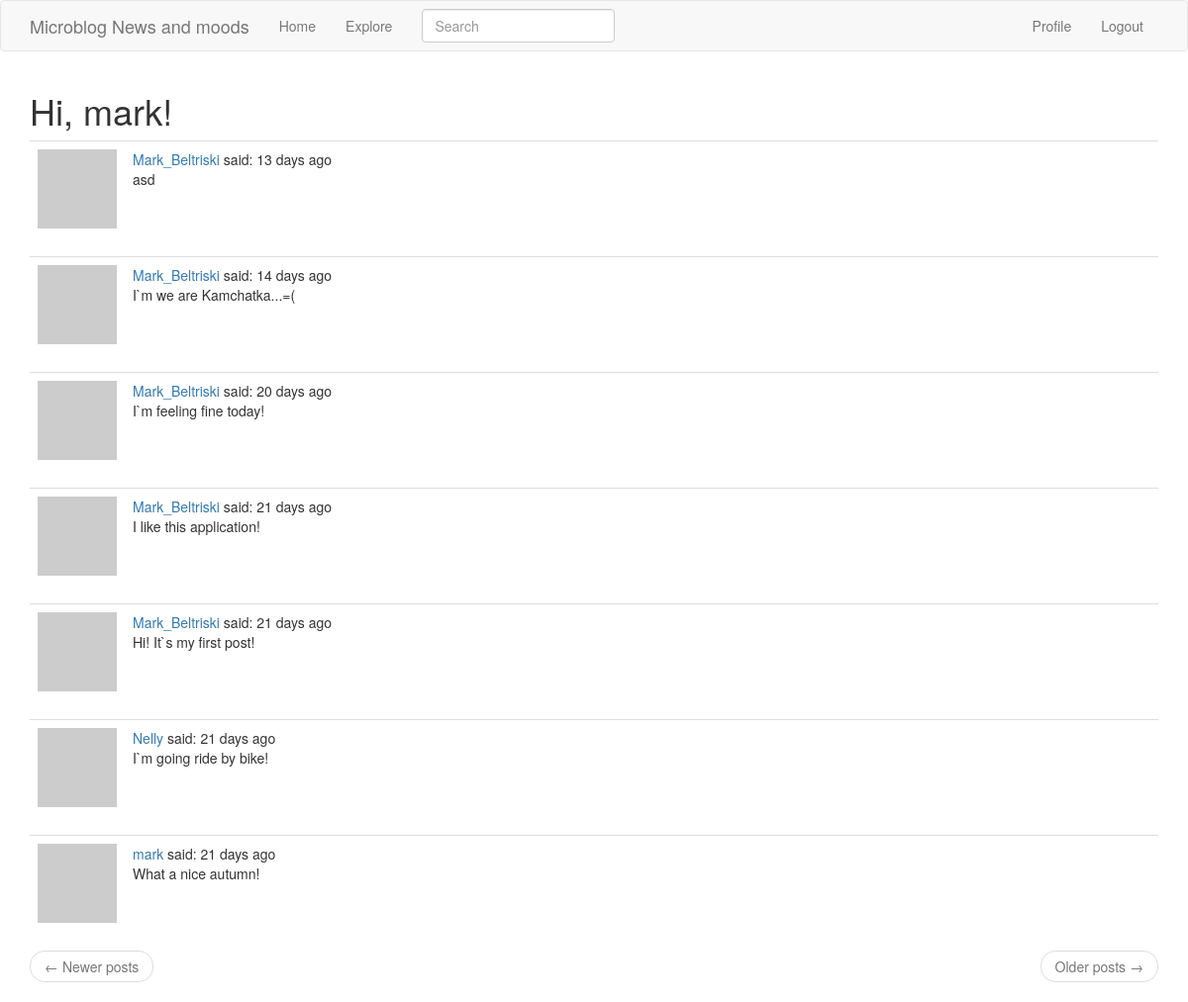
The page /explore (signed in) on the database as committed earlier.
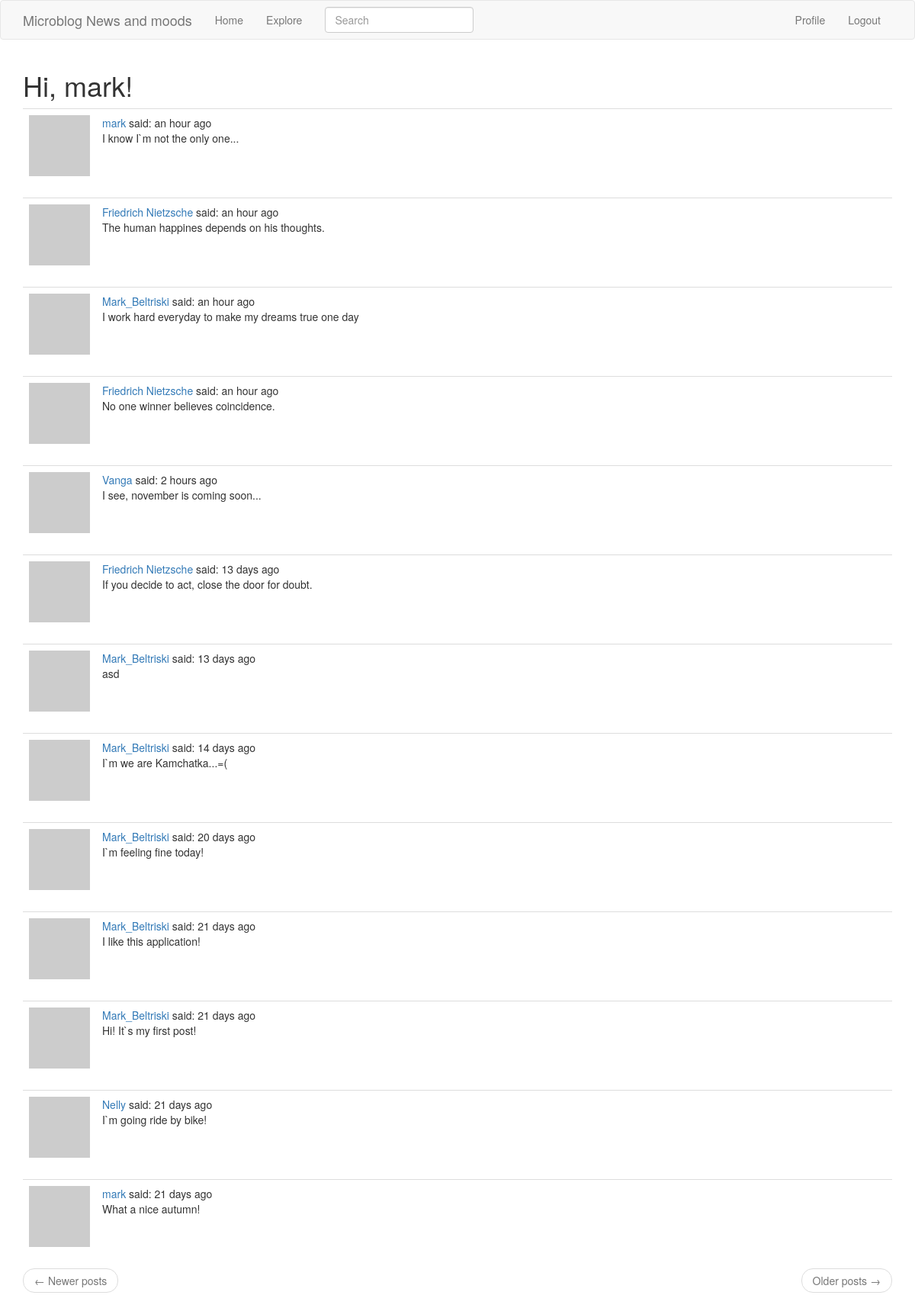
The same page on the database as committed later.
### app/models.py (models this page shows, shortened)
class User(UserMixin, db.Model):
    id = db.Column(db.Integer, primary_key=True)
    username = db.Column(db.String(64), index=True, unique=True)
    email = db.Column(db.String(120), index=True, unique=True)
    password_hash = db.Column(db.String(128))
    posts = db.relationship('Post', backref='author', lazy='dynamic')
    about_me = db.Column(db.String(140))
    last_seen = db.Column(db.DateTime, default=datetime.utcnow)
    followed = db.relationship(
        'User', secondary=followers,
        primaryjoin=(followers.c.follower_id == id),
        secondaryjoin=(followers.c.followed_id == id),
        backref=db.backref('followers', lazy='dynamic'), lazy='dynamic')
    def avatar(self, size):
        digest = md5(self.email.lower().encode('utf-8')).hexdigest()
        return 'https://www.gravatar.com/avatar/{}?d=identicon&s={}'.format(
            digest, size)

class SearchableMixin(object):
    @classmethod
    def before_commit(cls, session):
        session._changes = {
            'add': list(session.new),
            'update': list(session.dirty),
            'delete': list(session.deleted)
        }
    @classmethod
    def after_commit(cls, session):
        for obj in session._changes['add']:
            if isinstance(obj, SearchableMixin):
                add_to_index(obj.__tablename__, obj)
        for obj in session._changes['update']:
            if isinstance(obj, SearchableMixin):
                add_to_index(obj.__tablename__, obj)
        for obj in session._changes['delete']:
            if isinstance(obj, SearchableMixin):
                remove_from_index(obj.__tablename__, obj)
        session._changes = None

class Post(SearchableMixin, db.Model):
    __searchable__ = ['body']
    id = db.Column(db.Integer, primary_key=True)
    body = db.Column(db.String(140))
    timestamp = db.Column(db.DateTime, index=True, default=datetime.utcnow)
    user_id = db.Column(db.Integer, db.ForeignKey('user.id'))

### app/main/routes.py (the view)
@bp.route('/explore')
@login_required
def explore():
    page = request.args.get('page', 1, type=int)
    posts = Post.query.order_by(Post.timestamp.desc()).paginate(
        page, current_app.config['POST_PER_PAGE'], False)
    next_url = url_for('main.explore', page=posts.next_num) \
        if posts.has_next else None
    prev_url = url_for('main.explore', page=posts.prev_num) \
        if posts.has_prev else None
    return render_template('index.html', title='Explore', posts=posts.items, next_url=next_url,
                           prev_url=prev_url)

### app/main/forms.py
class SearchForm(FlaskForm):
    q = StringField('Search', validators=[DataRequired()])
    def __init__(self, *args, **kwargs):
        if 'formdata' not in kwargs:
            kwargs['formdata'] = request.args
        if 'csrf_enabled' not in kwargs:
            kwargs['csrf_enabled'] = False
        super(SearchForm, self).__init__(*args, **kwargs)

### app/main/routes.py (called while the page is built)
@bp.before_request
def before_request():
    if current_user.is_authenticated:
        current_user.last_seen = datetime.utcnow()
        db.session.commit()

@bp.before_request
def before_request():
    if current_user.is_authenticated:
        current_user.last_seen = datetime.utcnow()
        db.session.commit()
        g.search_form = SearchForm()
    g.locale = str(get_locale())

### app/models.py (called while the page is built)
@login.user_loader
def load_user(id):
    return User.query.get(int(id))

### app/templates/index.html (shortened to what this page needs)
{% extends "base.html" %}
{% import 'bootstrap/wtf.html' as wtf %}
{% block app_content %}
    <h1>Hi, {{ current_user.username }}!</h1>
     {% for post in posts %}
        {% include '_post.html' %}
    {% endfor %}
    <nav aria-label="...">
        <ul class="pager">
            <li class="previous{% if not prev_url %} disabled{% endif %}">
                <a href="{{ prev_url or '#' }}">
                    <span aria-hidden="true">&larr;</span> Newer posts
                </a>
            </li>
            <li class="next{% if not next_url %} disabled{% endif %}">
                <a href="{{ next_url or '#' }}">
                    Older posts <span aria-hidden="true">&rarr;</span>
                </a>
            </li>
        </ul>
    </nav>
{% endblock %}

### app/templates/base.html (shortened to what this page needs)
{% extends 'bootstrap/base.html' %}
{% block navbar %}
    <nav class="navbar navbar-default">
        <div class="container">
            <div class="navbar-header">
                <a class="navbar-brand" href="{{ url_for('main.index') }}">Microblog News and moods</a>
            </div>
            <div class="collapse navbar-collapse" id="bs-example-navbar-collapse-1">
                <ul class="nav navbar-nav">
                    <li><a href="{{ url_for('main.index') }}">Home</a></li>
                    <li><a href="{{ url_for('main.explore') }}">Explore</a></li>
                </ul>
                {% if g.search_form %}
                <form class="navbar-form navbar-left" method="get"
                    action="{{ url_for('main.search') }}">
                    <div class="form-group">
                        {{ g.search_form.q(size=20, class='form-control', placeholder=g.search_form.q.label.text) }}
                    </div>
                </form>
                {% endif %}
                <ul class="nav navbar-nav navbar-right">
                    {% if current_user.is_anonymous %}
                    <li><a href="{{ url_for('auth.login') }}">Login</a></li>
                    {% else %}
                    <li><a href="{{ url_for('main.user', username=current_user.username) }}">Profile</a></li>
                    <li><a href="{{ url_for('auth.logout') }}">Logout</a></li>
                    {% endif %}
                </ul>
            </div>
        </div>
    </nav>
{% endblock %}
{% block content %}
    <div class="container">
        {% block app_content %}{% endblock %}
    </div>
{% endblock %}

### app/templates/_post.html
<table class="table table-hover">
    <tr>
        <td width="70px">
            <a href="{{ url_for('main.user', username=post.author.username) }}">
                <img src="{{ post.author.avatar(70) }}" />
            </a>
        </td>
        <td>
            <a href="{{ url_for('main.user', username=post.author.username) }}">
                {{ post.author.username }}
            </a>
        said: {{ moment(post.timestamp).fromNow() }}
        <br>
        {{ post.body }}
    </td>
    </tr>
</table>

Rows that differ between the two databases and show on the page:
added Post: author.username "mark", timestamp "an hour ago", body "I know I`m not the only one..."
added Post: author.username "Friedrich Nietzsche", timestamp "an hour ago", body "The human happines depends on his thoughts."
added Post: author.username "Mark_Beltriski", timestamp "an hour ago", body "I work hard everyday to make my dreams true one day"
added Post: author.username "Friedrich Nietzsche", timestamp "an hour ago", body "No one winner believes coincidence."
added Post: author.username "Vanga", timestamp "2 hours ago", body "I see, november is coming soon..."
added Post: author.username "Friedrich Nietzsche", timestamp "13 days ago", body "If you decide to act, close the door for doubt."
